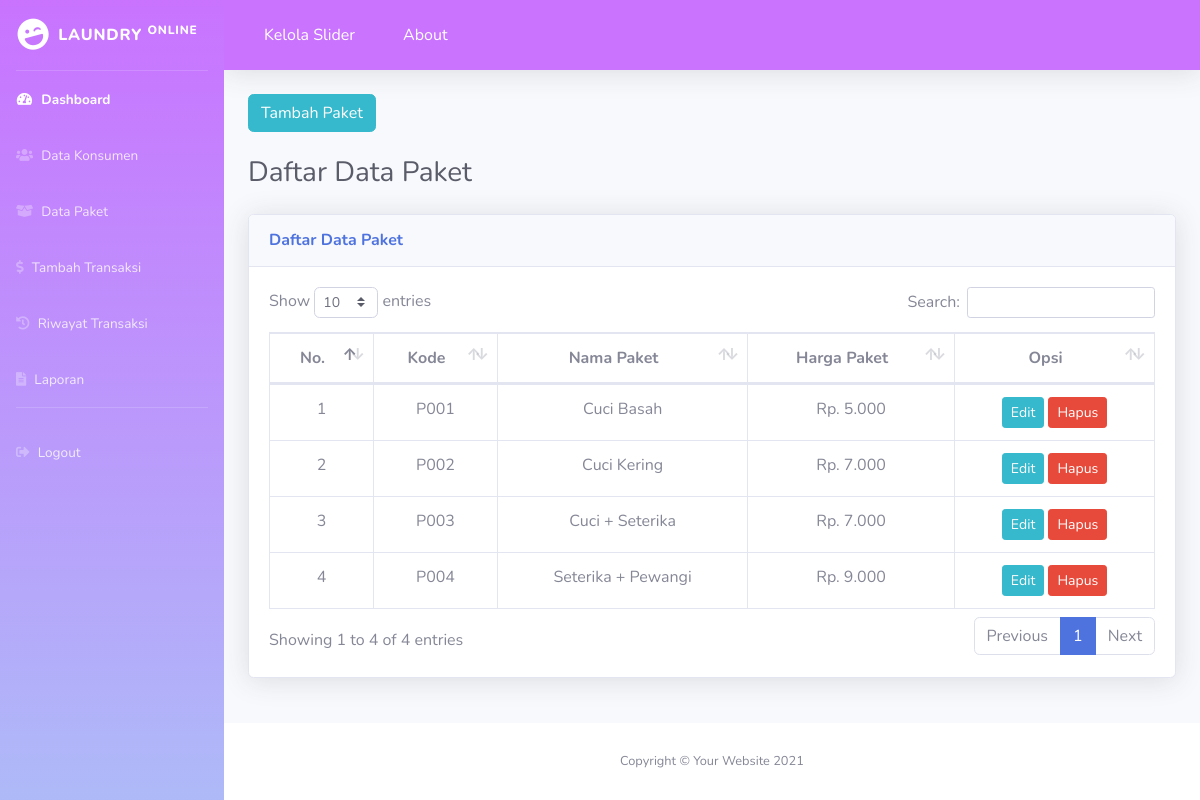
/index.php/paket, run on the app's committed database.
### tables this page shows
CREATE TABLE `paket` (
  `kode_paket` varchar(20) NOT NULL,
  `nama_paket` varchar(50) NOT NULL,
  `harga_paket` varchar(20) NOT NULL
);

### application/controllers/Paket.php (called while the page is built, shortened)
<?php
class Paket extends CI_Controller
{
    public function index()
    {
        $isi['content'] = 'backend/paket/v_paket.php';
        $isi['judul']   = 'Daftar Data Paket';
        $isi['data']    = $this->M_paket->getAllDataPaket();
        $this->load->view('backend/dashboard', $isi);
    }
}

### index.php (called while the page is built, shortened)
<?php
require_once BASEPATH.'core/CodeIgniter.php';

### application/models/M_paket.php (called while the page is built, shortened)
<?php
class M_paket extends CI_Model
{
    public function getAllDataPaket()
    {
        return $this->db->get('paket')->result();
    }
}

### application/views/backend/paket/v_paket.php (the view, shortened to what this page needs)
<div class="container-fluid">
    <div class="row">
        <div class="col-md-12">
            <a href="<?= base_url() ?>paket/tambah" class="btn btn-info">Tambah Paket</a><br><br>
        </div>
    </div>
    <h1 class="h3 mb-4 text-gray-800"><?= $judul ?></h1>
    <div class="card shadow mb-4">
        <div class="card-header py-3">
            <h6 class="m-0 font-weight-bold text-primary"><?= $judul ?></h6>
        </div>
        <div class="card-body">
            <div class="table-responsive">
                <table class="table table-bordered" id="dataTable" width="100%" cellspacing="0">
                    <thead>
                        <tr>
                            <th class="text-center">No. </th>
                            <th class="text-center">Kode</th>
                            <th class="text-center">Nama Paket</th>
                            <th class="text-center">Harga Paket</th>
                            <th class="text-center">Opsi</th>
                        </tr>
                    </thead>
                    <tbody>
                        <?php $no = 1;
                        foreach ($data as $d) : ?>
                            <tr>
                                <td class="text-center"><?= $no ?></td>
                                <td class="text-center"><?= $d->kode_paket ?></td>
                                <td class="text-center"><?= $d->nama_paket ?></td>
                                <td class="text-center"><?= "Rp. " . number_format($d->harga_paket, 0, '.', '.') ?></td>
                                <td class="text-center">
                                    <a href="<?= base_url() ?>paket/edit/<?= $d->kode_paket ?>" class="btn btn-info btn-sm">Edit</a>
                                    <a onclick="return confirm('Yakin dek??')" href="<?= base_url() ?>paket/delete/<?= $d->kode_paket ?>" class="btn btn-danger btn-sm">Hapus</a>
                                </td>
                            </tr>
                        <?php $no++;
                        endforeach; ?>
                    </tbody>
                </table>
            </div>
        </div>
    </div>
</div>

### data on the page
paket: kode_paket "P001", nama_paket "Cuci Basah", harga_paket "5.000"
paket: kode_paket "P002", nama_paket "Cuci Kering", harga_paket "7.000"
paket: kode_paket "P003", nama_paket "Cuci + Seterika", harga_paket "7.000"
paket: kode_paket "P004", nama_paket "Seterika + Pewangi", harga_paket "9.000"

### other printed values
$judul "Daftar Data Paket"
